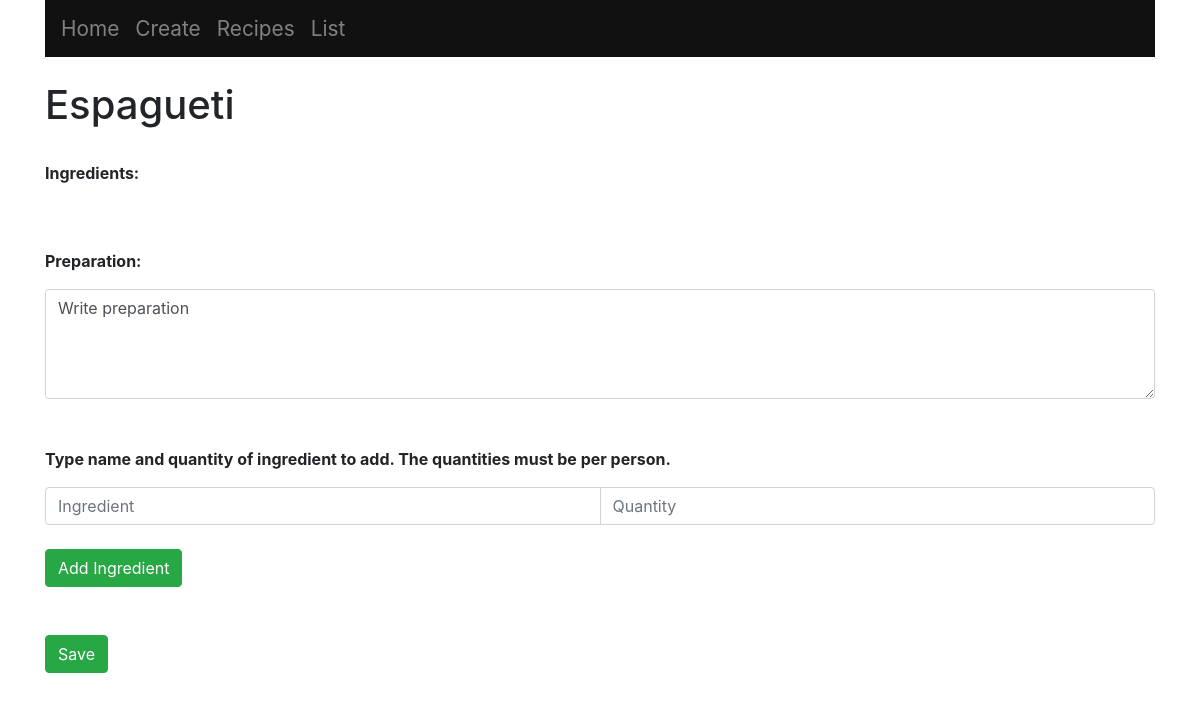
The app's page /13, older data.
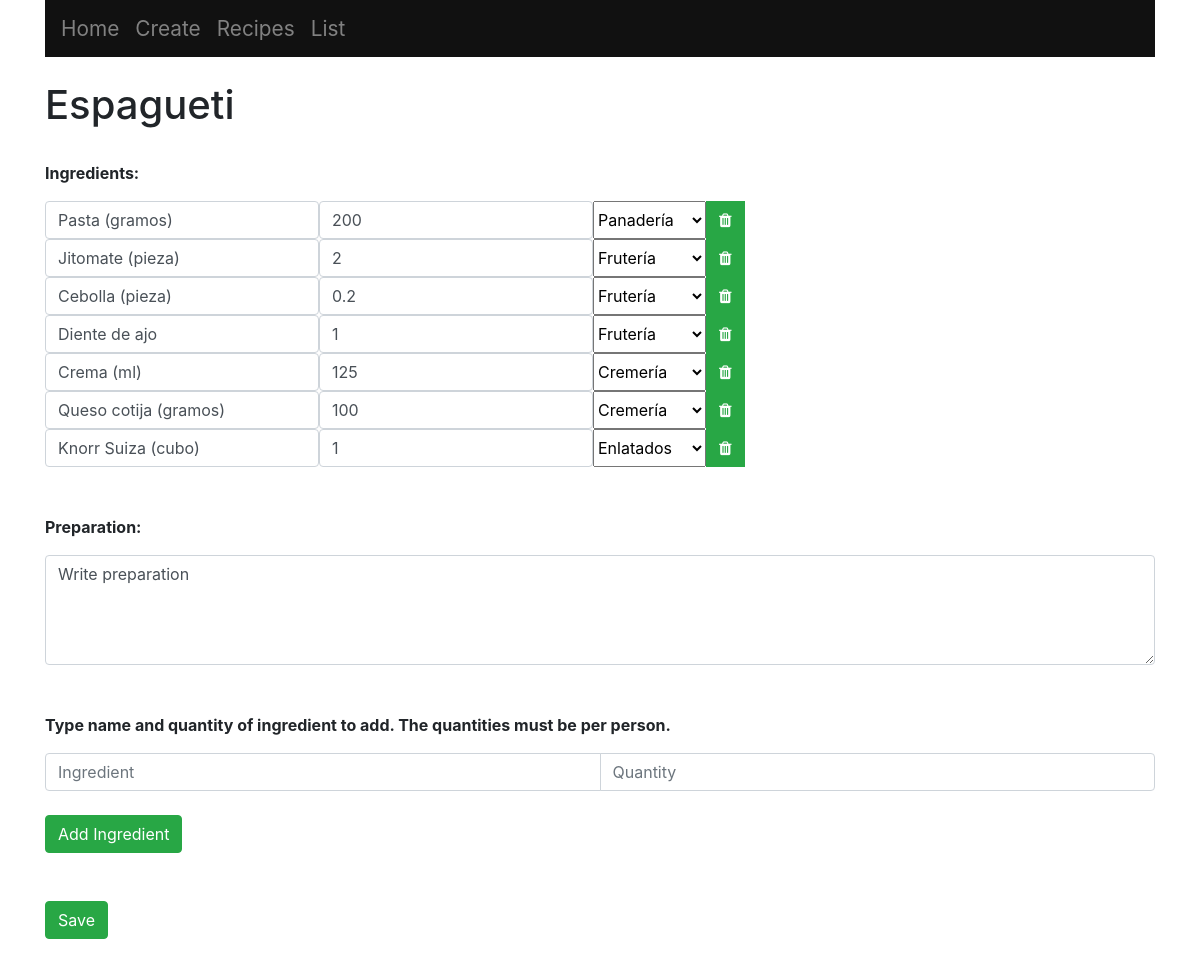
The same page, newer data.
### main/models.py (models this page shows, shortened)
class Preparation(models.Model):
	recipe = models.ForeignKey(Recipe, on_delete = models.CASCADE)
	preparation = models.CharField(max_length = 1000)

class Ingredient(models.Model):
	recipe = models.ForeignKey(Recipe, on_delete = models.CASCADE)
	text = models.CharField(max_length = 300)
	quantity = models.FloatField()
	section = models.CharField(max_length = 300)

### main/views.py (the view, shortened to what this page needs)
# urls.py: path("<int:id>", views.index, name = "index"),
def index(response, id):
	ls = Recipe.objects.get(id = id)
	return render(response, "main/list.html", {"ls":ls})

### main/templates/main/list.html (shortened to what this page needs)
{% extends "main/base.html" %}
{% block content %}
	<h1>{{ls.name}}</h1>
	<br>
	<p><b>Ingredients:</b></p>
	<form method="post", action="#">
		{% for ingredient in ls.ingredient_set.all %}
		<div class="input-group">
			<div class="input-group-prepend">
				<input type="text", name="t{{ingredient.id}}",  value="{{ingredient.text}}", class="form-control">
				<input type="number" value={{ingredient.quantity|floatformat:"-1"}} name="q{{ingredient.id}}", class="form-control", min="0", step="0.1">
				<select name="s{{ingredient.id}}", value="{{ingredient.section}}">
					<option value="{{ingredient.section}}">{{ingredient.section}}</option>
				</select>
				<button type="submit", name="delete", value="{{ingredient.id}}", class="btn btn-success"><i class="fa fa-trash"></i></button>
			</div>
		</div>
		{% endfor %}
		<br>
		<br>
		<p><b>Preparation:</b></p>
		{% for preparation in ls.preparation_set.all %}
			<textarea rows="4" name="{{preparation.id}}", class="form-control">{{preparation.preparation}}</textarea>
		{% endfor %}
		<br>
		<br>
		<p><b>Type name and quantity of ingredient to add. The quantities must be per person.</b></p>
		<div class="input-group">
			<input type="text" name="new_ingredient", placeholder="Ingredient", class="form-control">
			<input type="number" name="new_quantity", placeholder="Quantity", class="form-control", min="0", step="0.1">
		</div>
		<br>
		<button type="submit", name="newIngredient", value="newIngredient", class="btn btn-success">Add Ingredient</button>
		<br>
		<br>
		<br>
		<button type="submit", name="save_ingredients", value="save_ingredients", class="btn btn-success">Save</button>
	</form>
{% endblock %}

Row changes from the older to the newer data that the page shows:
added Ingredient: text "Pasta (gramos)", quantity "200", section+id "Panadería"
added Ingredient: text "Jitomate (pieza)", quantity "2", section+id "Frutería"
added Ingredient: text "Cebolla (pieza)", quantity "0.2", section+id "Frutería"
added Ingredient: text "Diente de ajo", quantity "1", section+id "Frutería"
added Ingredient: text "Crema (ml)", quantity "125", section+id "Cremería"
added Ingredient: text "Queso cotija (gramos)", quantity "100", section+id "Cremería"
added Ingredient: text "Knorr Suiza (cubo)", quantity "1", section+id "Enlatados"
